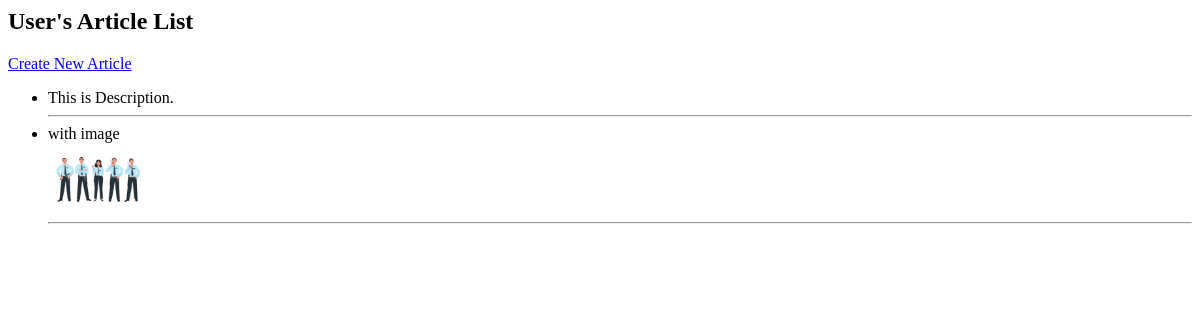
Before: /article-list/ (signed in) with the older database file.
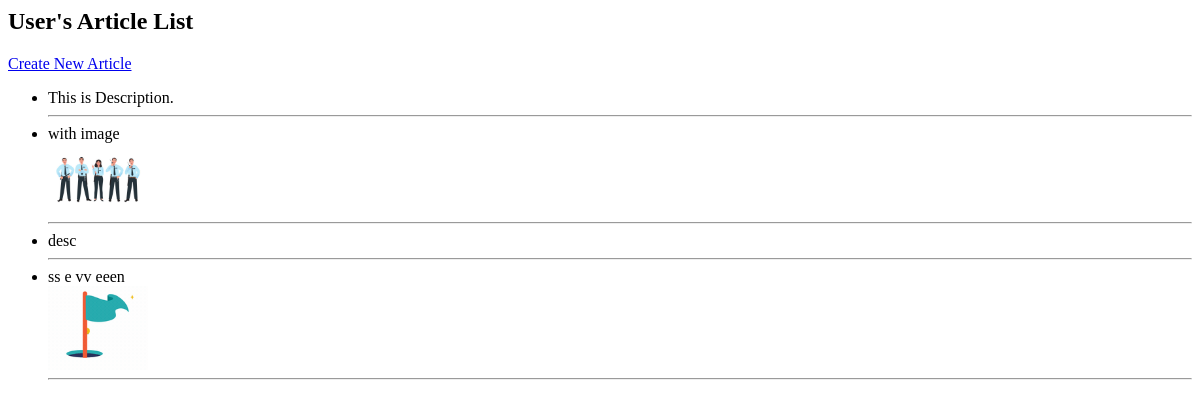
After: the same page with the newer database file.
### users/models.py (models this page shows, shortened)
class Article(models.Model):
    user_profile_info = models.ForeignKey(UserProfileInfo, on_delete=models.CASCADE)
    description = models.TextField()
    media = models.FileField(upload_to='article_pictures/', blank=True, null=True)

### users/views.py (the view)
# urls.py: path("article-list/", views.article_list, name="article_list"),
def article_list(request):
    user = request.user
    user_profile =  None # UserProfileInfo.objects.get(user=user)
    articles = []
    try:
        user_profile = UserProfileInfo.objects.get(user=user)
        articles = Article.objects.filter(user_profile_info = user_profile)
    except ObjectDoesNotExist:
        user_profile = None
    context = {
        "user_profile" : user_profile,
        "articles" : articles,
    }
    return render(request, 'articles/article_list.html', context)

### users/templates/articles/article_list.html
<h2>User's Article List</h2>
<a href="{% url 'create_article' %}">Create New Article</a>
<ul>
    {% for article in articles %}
        <li>
            {{ article.description }}
            {% if article.media|length > 0 %}
                <br>
                <img src="{{ article.media.url }}" width="100px" />
            {% endif %}
            <hr>
        </li>
    {% endfor %}
</ul>

Changed rows visible on the page:
added Article: description "desc"
added Article: description "ss e vv eeen", media (picture)
